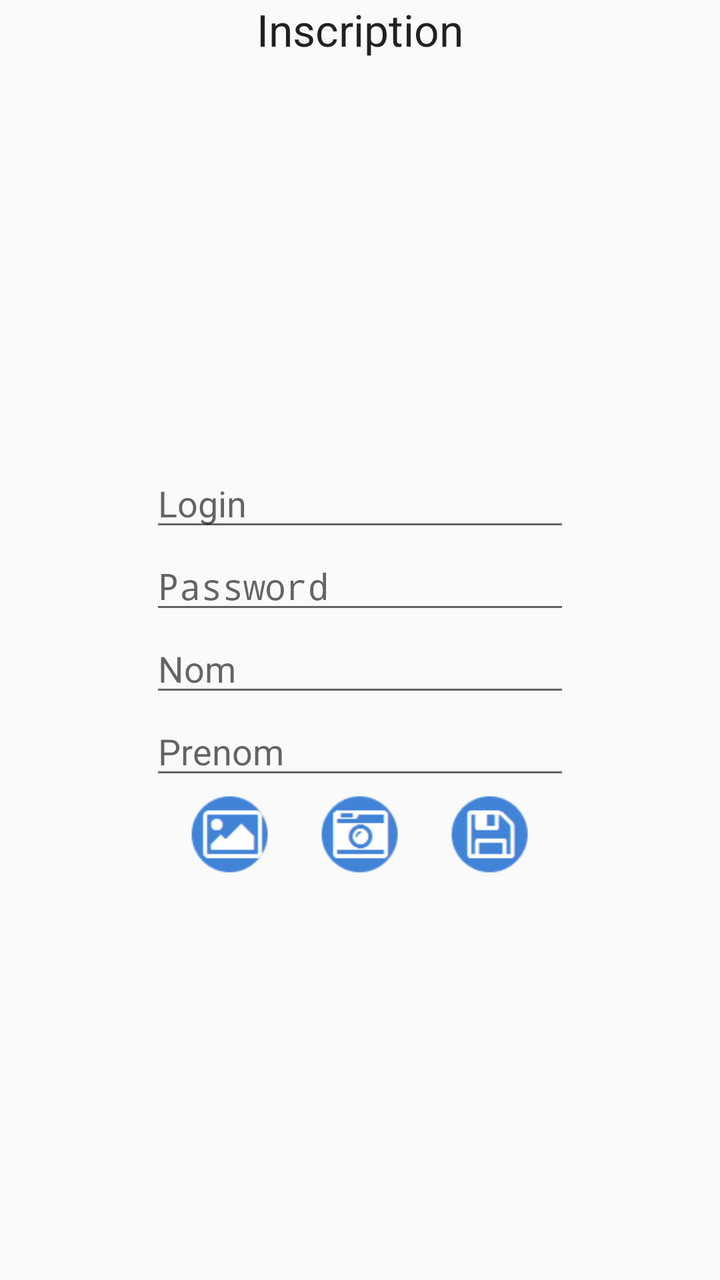
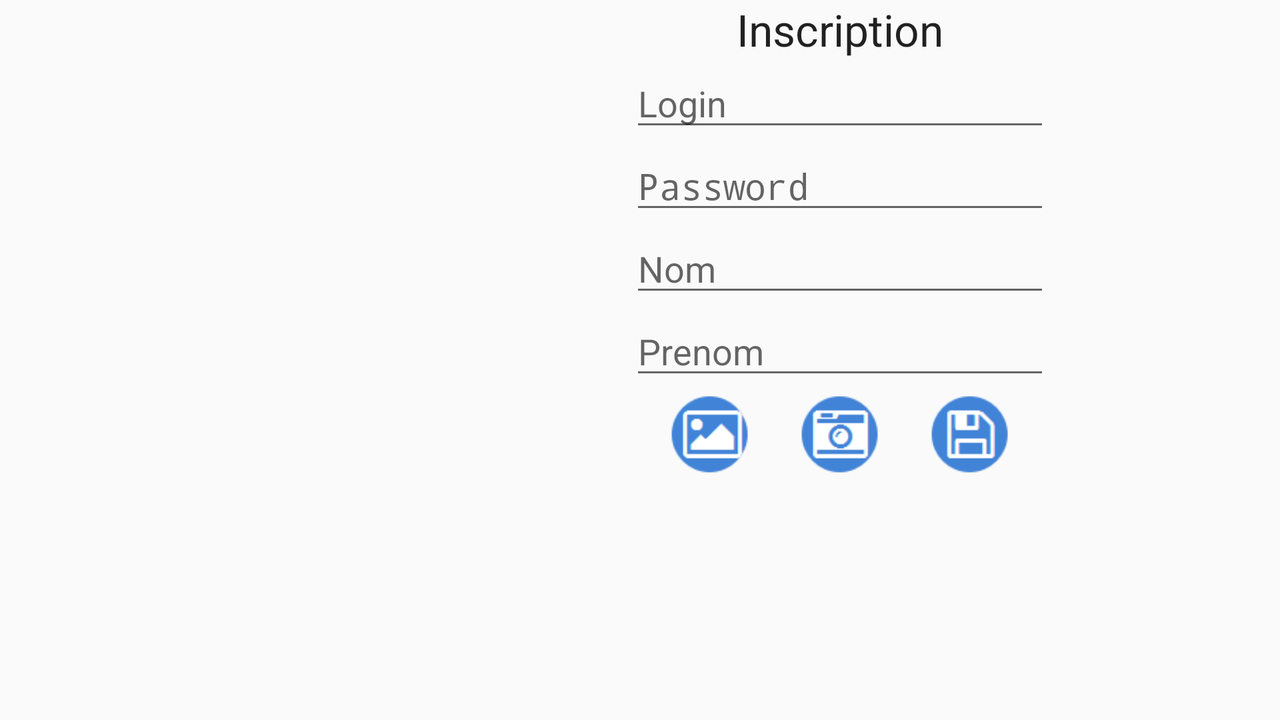

First picture: res/layout/ on a phone held upright. Second picture: the repository's own variant of that layout, on a device whose configuration matches the variant's folder. Source for both follows.
<!-- AndroidManifest.xml: application theme AppTheme -->
<!-- res/layout/activity_inscription.xml -->
<RelativeLayout xmlns:android="http://schemas.android.com/apk/res/android"
    xmlns:tools="http://schemas.android.com/tools" android:layout_width="match_parent"
    android:layout_height="match_parent" android:paddingLeft="@dimen/activity_horizontal_margin"
    android:paddingRight="@dimen/activity_horizontal_margin"
    android:paddingTop="@dimen/activity_vertical_margin"
    android:paddingBottom="@dimen/activity_vertical_margin"
    tools:context="fr.kevinsarrazin.eduschool.InscriptionActivity">

    <LinearLayout
        android:orientation="vertical"
        android:layout_height="fill_parent"
        android:layout_centerVertical="true"
        android:layout_alignParentStart="true"
        android:gravity="center"
        android:id="@+id/LinearInscription"
        android:layout_width="match_parent">

        <TextView
            android:layout_width="wrap_content"
            android:layout_height="wrap_content"
            android:textAppearance="?android:attr/textAppearanceLarge"
            android:text="Inscription"
            android:id="@+id/txtView" />

        <ImageView
            android:layout_width="200dp"
            android:layout_height="200dp"
            android:id="@+id/imgVPreview"
            android:nestedScrollingEnabled="true"
            android:contentDescription="@string/avatar" />

        <EditText
            android:layout_width="wrap_content"
            android:layout_height="wrap_content"
            android:inputType="textPersonName"
            android:hint="Login"
            android:ems="10"
            android:id="@+id/editTxtLogin" />

        <EditText
            android:layout_width="wrap_content"
            android:layout_height="wrap_content"
            android:inputType="textPassword"
            android:hint="Password"
            android:ems="10"
            android:id="@+id/editTxtPassword"/>

        <EditText
            android:layout_width="wrap_content"
            android:layout_height="wrap_content"
            android:inputType="textPersonName"
            android:hint="Nom"
            android:ems="10"
            android:id="@+id/editTxtNom" />

        <EditText
            android:layout_width="wrap_content"
            android:layout_height="wrap_content"
            android:inputType="textPersonName"
            android:hint="Prenom"
            android:ems="10"
            android:id="@+id/editTxtPrenom" />

        <LinearLayout
            android:orientation="horizontal"
            android:layout_width="fill_parent"
            android:layout_height="fill_parent"
            android:gravity="center_horizontal"
            android:layout_gravity="center_horizontal">

            <ImageView
                android:layout_width="45dp"
                android:layout_height="45dp"
                android:id="@+id/imgViewGallery"
                android:layout_gravity="center_horizontal"
                android:src="@drawable/gallery"
                android:focusableInTouchMode="false"
                android:onClick="onClickChoixImage"
                android:layout_marginRight="10dp"
                android:layout_marginLeft="10dp" />

            <ImageView
                android:layout_width="45dp"
                android:layout_height="45dp"
                android:id="@+id/imageViewPhoto"
                android:src="@drawable/photo"
                android:layout_marginLeft="10dp"
                android:layout_marginRight="10dp"
                android:onClick="onClickPhoto" />

            <ImageView
                android:layout_width="45dp"
                android:layout_height="45dp"
                android:id="@+id/imgViewSave"
                android:src="@drawable/save"
                android:layout_gravity="right"
                android:onClick="onClickInscription"
                android:layout_marginLeft="10dp"
                android:layout_marginRight="10dp" />
        </LinearLayout>

    </LinearLayout>

</RelativeLayout>
<!-- resources referenced by this layout -->
<resources>
  <!-- drawable gallery: png bitmap (drawable, 16561 bytes) -->
  <!-- drawable photo: png bitmap (drawable, 16561 bytes) -->
  <!-- drawable save: png bitmap (drawable, 16561 bytes) -->
  <string name="avatar">Avatar</string>
  <!-- from res/values-v21/ -->
  <style name="AppTheme" parent="android:Theme.Material.Light">
          <item name="android:actionBarStyle">@style/AppTheme.ActionBar</item>
      </style>
  <!-- from res/values-v21/ -->
  <style name="AppTheme.ActionBar" parent="android:Widget.Holo.Light.ActionBar.Solid">
          <item name="android:background">@drawable/action_bar_background</item>
          <item name="android:titleTextStyle">@style/AppTheme.ActionBar.TitleTextStyle</item>
      </style>
  <!-- drawable action_bar_background (drawable) -->
  <layer-list xmlns:android="http://schemas.android.com/apk/res/android" >
  
      <item>
          <shape android:shape="rectangle">
              <stroke android:width="2dp" android:color="#FF000000" />
              <solid android:color="#4183D7" />
          </shape>
      </item>
  
      <item android:bottom="2dp">
          <shape android:shape="rectangle">
              <stroke android:width="2dp" android:color="#4183D7" />
              <solid android:color="#00000000" />
              <padding android:bottom="2dp" />
          </shape>
      </item>
  
  </layer-list>
  <!-- from res/values-v21/ -->
  <style name="AppTheme.ActionBar.TitleTextStyle" parent="@android:style/TextAppearance.Holo.Widget.ActionBar.Title">
          <item name="android:textColor">#FFFFFF</item>
      </style>
</resources>
<!-- res/layout-land/activity_inscription.xml (the repository's variant of the layout above) -->
<!-- drawn on the phone turned sideways -->
<RelativeLayout xmlns:android="http://schemas.android.com/apk/res/android"
    xmlns:tools="http://schemas.android.com/tools" android:layout_width="match_parent"
    android:layout_height="match_parent" android:paddingLeft="@dimen/activity_horizontal_margin"
    android:paddingRight="@dimen/activity_horizontal_margin"
    android:paddingTop="@dimen/activity_vertical_margin"
    android:paddingBottom="@dimen/activity_vertical_margin"
    tools:context="fr.kevinsarrazin.eduschool.InscriptionActivity">

    <LinearLayout
        android:orientation="horizontal"
        android:layout_width="fill_parent"
        android:layout_height="fill_parent">

        <LinearLayout
            android:orientation="vertical"
            android:layout_width="wrap_content"
            android:layout_height="wrap_content">

            <ImageView
                android:layout_width="200dp"
                android:layout_height="200dp"
                android:id="@+id/imgVPreview"
                android:nestedScrollingEnabled="true"
                android:contentDescription="@string/avatar" />
        </LinearLayout>

        <LinearLayout
            android:orientation="vertical"
            android:layout_height="fill_parent"
            android:layout_centerVertical="true"
            android:layout_alignParentStart="true"
            android:gravity="center"
            android:id="@+id/LinearInscription"
            android:layout_width="match_parent">

            <TextView
                android:layout_width="wrap_content"
                android:layout_height="wrap_content"
                android:textAppearance="?android:attr/textAppearanceLarge"
                android:text="Inscription"
                android:id="@+id/txtView" />

            <EditText
                android:layout_width="wrap_content"
                android:layout_height="wrap_content"
                android:inputType="textPersonName"
                android:hint="Login"
                android:ems="10"
                android:id="@+id/editTxtLogin" />

            <EditText
                android:layout_width="wrap_content"
                android:layout_height="wrap_content"
                android:inputType="textPassword"
                android:hint="Password"
                android:ems="10"
                android:id="@+id/editTxtPassword"/>

            <EditText
                android:layout_width="wrap_content"
                android:layout_height="wrap_content"
                android:inputType="textPersonName"
                android:hint="Nom"
                android:ems="10"
                android:id="@+id/editTxtNom" />

            <EditText
                android:layout_width="wrap_content"
                android:layout_height="wrap_content"
                android:inputType="textPersonName"
                android:hint="Prenom"
                android:ems="10"
                android:id="@+id/editTxtPrenom" />

            <LinearLayout
                android:orientation="horizontal"
                android:layout_width="fill_parent"
                android:layout_height="fill_parent"
                android:gravity="center_horizontal"
                android:layout_gravity="center_horizontal">

                <ImageView
                    android:layout_width="45dp"
                    android:layout_height="45dp"
                    android:id="@+id/imgViewGallery"
                    android:layout_gravity="center_horizontal"
                    android:src="@drawable/gallery"
                    android:focusableInTouchMode="false"
                    android:onClick="onClickChoixImage"
                    android:layout_marginRight="10dp"
                    android:layout_marginLeft="10dp" />

                <ImageView
                    android:layout_width="45dp"
                    android:layout_height="45dp"
                    android:id="@+id/imageViewPhoto"
                    android:src="@drawable/photo"
                    android:layout_marginLeft="10dp"
                    android:layout_marginRight="10dp"
                    android:onClick="onClickPhoto" />

                <ImageView
                    android:layout_width="45dp"
                    android:layout_height="45dp"
                    android:id="@+id/imgViewSave"
                    android:src="@drawable/save"
                    android:layout_gravity="right"
                    android:onClick="onClickInscription"
                    android:layout_marginLeft="10dp"
                    android:layout_marginRight="10dp" />
            </LinearLayout>

        </LinearLayout>
    </LinearLayout>

</RelativeLayout>
